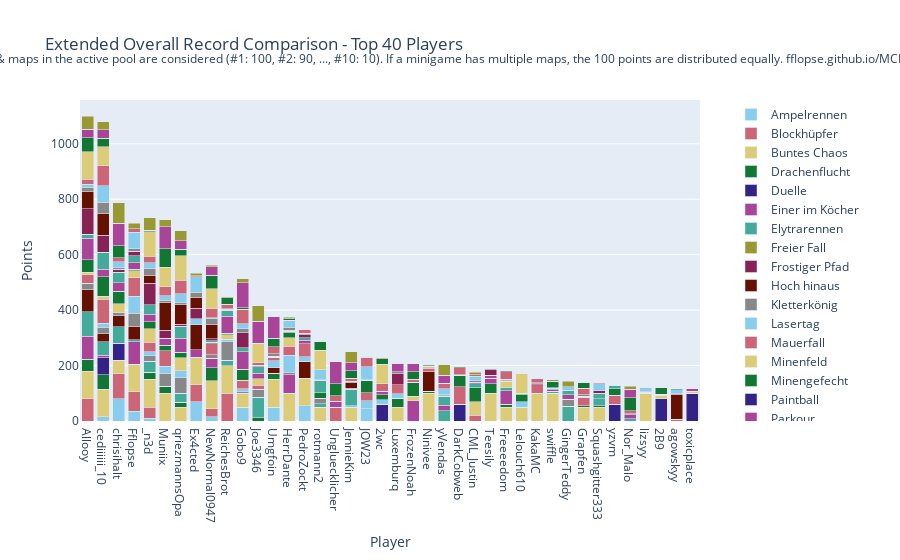

The notebook cell this image was saved under:
### Code cell
import plotly.graph_objects as go

# Sum all columns to get the total score
outDf['Total'] = outDf.sum(axis=1)

# Sort by total score and fill N/A values with 0
outDf = outDf.sort_values(by='Total', ascending=False).fillna(0)

# Crop to top 10 players
cropDf = outDf.head(40).copy()

# Drop the 'Total' column for plotting
cropDf = cropDf.drop(columns=['Total'])

# Create a color palette
color_palette = px.colors.qualitative.Safe

# Create the stacked bar plot
fig = go.Figure()

cropDf = remove_duplicate_columns(cropDf)

for column in cropDf.columns.difference(['Player']):
    fig.add_trace(go.Bar(
        x=cropDf.index,
        y=cropDf[column],
        name=column,
        marker_color=color_palette[len(fig.data) % len(color_palette)]
    ))

# Update layout
fig.update_layout(
    barmode='stack',
    title='Extended Overall Record Comparison - Top 40 Players',
    xaxis=dict(title='Player'),
    yaxis=dict(title='Points'),
    #height=800,
    #width=1000,
    legend=dict(
        x=1.05,
        y=0.5,
        traceorder='normal',
        font=dict(size=12),
        bgcolor='rgba(255, 255, 255, 0)',
        bordercolor='rgba(0, 0, 0, 0)'
    ),
    margin=dict(r=200),  # Adjust right margin to make room for the legend
    annotations=[
        dict(
            x=0.5,
            y=1.1635,
            xref='paper',
            yref='paper',
            text='Max 100 points per minigame. Records #1 through #10 of games & maps in the active pool are considered (#1: 100, #2: 90, ..., #10: 10). If a minigame has multiple maps, the 100 points are distributed equally. fflopse.github.io/MCP-Records/data-analysis/global-ranking.ipynb',
            showarrow=False,
            font=dict(size=12),
            xanchor='center'
        )
    ]
)

fig.show()

# save the plot as an html file

fig.write_html('out/ext_overall_record_comparison.html')

### Figure 1 — Plotly figure (JSON) as saved in the notebook; plotly's stock layout.template omitted (floating-point values rounded to 4 significant figures)
{"data": [{"marker": {"color": "rgb(136, 204, 238)"}, "name": "Ampelrennen", "type": "bar", "x": ["Allooy", "cediiiiii_10", "chrisihalt", "Fflopse", "_n3d", "Muniix", "qriezmannsOpa", "Ex4cted", "NewNormal0947", "ReichesBrot", "Gobo9", "Joe3346", "Umgfoin", "HerrDante", "PedroZockt", "rotmann2", "Ungluecklicher", "JennieKim", "JOW23", "2wc", "Luxemburq", "FrozenNoah", "Ninivee", "yVendas", "DarkCobweb", "CML_Justin", "Teesily", "Freeeedom", "Lelouch610", "KakaMC", "swiffle", "GingerTeddy", "Grapfen", "Squashgitter333", "yzvm", "Nor_Malo", "lizsyy", "2B9", "agowskyy", "toxicplace"], "y": [0.0, 15.0, 80.0, 35.0, 10.0, 0.0, 0.0, 70.0, 15.0, 0.0, 50.0, 0.0, 50.0, 0.0, 55.0, 0.0, 0.0, 0.0, 45.0, 0.0, 0.0, 0.0, 0.0, 0.0, 0.0, 0.0, 0.0, 0.0, 0.0, 0.0, 0.0, 0.0, 0.0, 0.0, 0.0, 0.0, 0.0, 0.0, 0.0, 0.0]}, {"marker": {"color": "rgb(204, 102, 119)"}, "name": "Blockhüpfer", "type": "bar", "x": ["Allooy", "cediiiiii_10", "chrisihalt", "Fflopse", "_n3d", "Muniix", "qriezmannsOpa", "Ex4cted", "NewNormal0947", "ReichesBrot", "Gobo9", "Joe3346", "Umgfoin", "HerrDante", "PedroZockt", "rotmann2", "Ungluecklicher", "JennieKim", "JOW23", "2wc", "Luxemburq", "FrozenNoah", "Ninivee", "yVendas", "DarkCobweb", "CML_Justin", "Teesily", "Freeeedom", "Lelouch610", "KakaMC", "swiffle", "GingerTeddy", "Grapfen", "Squashgitter333", "yzvm", "Nor_Malo", "lizsyy", "2B9", "agowskyy", "toxicplace"], "y": [80.0, 0.0, 90.0, 70.0, 40.0, 0.0, 0.0, 60.0, 30.0, 100.0, 0.0, 0.0, 0.0, 0.0, 0.0, 0.0, 50.0, 0.0, 0.0, 0.0, 0.0, 0.0, 0.0, 0.0, 0.0, 20.0, 0.0, 0.0, 0.0, 0.0, 0.0, 0.0, 0.0, 0.0, 0.0, 0.0, 0.0, 0.0, 0.0, 0.0]}, {"marker": {"color": "rgb(221, 204, 119)"}, "name": "Buntes Chaos", "type": "bar", "x": ["Allooy", "cediiiiii_10", "chrisihalt", "Fflopse", "_n3d", "Muniix", "qriezmannsOpa", "Ex4cted", "NewNormal0947", "ReichesBrot", "Gobo9", "Joe3346", "Umgfoin", "HerrDante", "PedroZockt", "rotmann2", "Ungluecklicher", "JennieKim", "JOW23", "2wc", "Luxemburq", "FrozenNoah", "Ninivee", "yVendas", "DarkCobweb", "CML_Justin", "Teesily", "Freeeedom", "Lelouch610", "KakaMC", "swiffle", "GingerTeddy", "Grapfen", "Squashgitter333", "yzvm", "Nor_Malo", "lizsyy", "2B9", "agowskyy", "toxicplace"], "y": [100.0, 100.0, 50.0, 100.0, 100.0, 100.0, 50.0, 100.0, 100.0, 100.0, 50.0, 0.0, 100.0, 100.0, 100.0, 50.0, 0.0, 50.0, 0.0, 0.0, 50.0, 0.0, 100.0, 0.0, 0.0, 50.0, 100.0, 50.0, 50.0, 100.0, 100.0, 0.0, 50.0, 50.0, 0.0, 0.0, 100.0, 0.0, 0.0, 0.0]}, {"marker": {"color": "rgb(17, 119, 51)"}, "name": "Drachenflucht", "type": "bar", "x": ["Allooy", "cediiiiii_10", "chrisihalt", "Fflopse", "_n3d", "Muniix", "qriezmannsOpa", "Ex4cted", "NewNormal0947", "ReichesBrot", "Gobo9", "Joe3346", "Umgfoin", "HerrDante", "PedroZockt", "rotmann2", "Ungluecklicher", "JennieKim", "JOW23", "2wc", "Luxemburq", "FrozenNoah", "Ninivee", "yVendas", "DarkCobweb", "CML_Justin", "Teesily", "Freeeedom", "Lelouch610", "KakaMC", "swiffle", "GingerTeddy", "Grapfen", "Squashgitter333", "yzvm", "Nor_Malo", "lizsyy", "2B9", "agowskyy", "toxicplace"], "y": [42.5, 52.5, 0.0, 0.0, 25.0, 25.0, 17.5, 0.0, 47.5, 0.0, 0.0, 12.5, 22.5, 0.0, 0.0, 0.0, 0.0, 0.0, 0.0, 0.0, 32.5, 0.0, 7.5, 0.0, 0.0, 50.0, 35.0, 10.0, 0.0, 0.0, 0.0, 0.0, 5.0, 5.0, 0.0, 0.0, 0.0, 0.0, 0.0, 0.0]}, {"marker": {"color": "rgb(51, 34, 136)"}, "name": "Duelle", "type": "bar", "x": ["Allooy", "cediiiiii_10", "chrisihalt", "Fflopse", "_n3d", "Muniix", "qriezmannsOpa", "Ex4cted", "NewNormal0947", "ReichesBrot", "Gobo9", "Joe3346", "Umgfoin", "HerrDante", "PedroZockt", "rotmann2", "Ungluecklicher", "JennieKim", "JOW23", "2wc", "Luxemburq", "FrozenNoah", "Ninivee", "yVendas", "DarkCobweb", "CML_Justin", "Teesily", "Freeeedom", "Lelouch610", "KakaMC", "swiffle", "GingerTeddy", "Grapfen", "Squashgitter333", "yzvm", "Nor_Malo", "lizsyy", "2B9", "agowskyy", "toxicplace"], "y": [0.0, 60.0, 60.0, 0.0, 0.0, 0.0, 0.0, 0.0, 0.0, 0.0, 0.0, 0.0, 0.0, 0.0, 0.0, 0.0, 0.0, 0.0, 0.0, 60.0, 0.0, 0.0, 0.0, 0.0, 60.0, 0.0, 0.0, 0.0, 0.0, 0.0, 0.0, 0.0, 0.0, 0.0, 60.0, 0.0, 0.0, 80.0, 0.0, 100.0]}, {"marker": {"color": "rgb(170, 68, 153)"}, "name": "Einer im Köcher", "type": "bar", "x": ["Allooy", "cediiiiii_10", "chrisihalt", "Fflopse", "_n3d", "Muniix", "qriezmannsOpa", "Ex4cted", "NewNormal0947", "ReichesBrot", "Gobo9", "Joe3346", "Umgfoin", "HerrDante", "PedroZockt", "rotmann2", "Ungluecklicher", "JennieKim", "JOW23", "2wc", "Luxemburq", "FrozenNoah", "Ninivee", "yVendas", "DarkCobweb", "CML_Justin", "Teesily", "Freeeedom", "Lelouch610", "KakaMC", "swiffle", "GingerTeddy", "Grapfen", "Squashgitter333", "yzvm", "Nor_Malo", "lizsyy", "2B9", "agowskyy", "toxicplace"], "y": [83.33, 10.0, 0.0, 80.0, 0.0, 0.0, 0.0, 26.67, 33.33, 0.0, 0.0, 0.0, 0.0, 66.67, 0.0, 0.0, 20.0, 0.0, 0.0, 0.0, 0.0, 73.33, 0.0, 0.0, 0.0, 0.0, 20.0, 50.0, 0.0, 0.0, 0.0, 0.0, 0.0, 0.0, 0.0, 0.0, 0.0, 0.0, 0.0, 0.0]}, {"marker": {"color": "rgb(68, 170, 153)"}, "name": "Elytrarennen", "type": "bar", "x": ["Allooy", "cediiiiii_10", "chrisihalt", "Fflopse", "_n3d", "Muniix", "qriezmannsOpa", "Ex4cted", "NewNormal0947", "ReichesBrot", "Gobo9", "Joe3346", "Umgfoin", "HerrDante", "PedroZockt", "rotmann2", "Ungluecklicher", "JennieKim", "JOW23", "2wc", "Luxemburq", "FrozenNoah", "Ninivee", "yVendas", "DarkCobweb", "CML_Justin", "Teesily", "Freeeedom", "Lelouch610", "KakaMC", "swiffle", "GingerTeddy", "Grapfen", "Squashgitter333", "yzvm", "Nor_Malo", "lizsyy", "2B9", "agowskyy", "toxicplace"], "y": [87.5, 47.5, 60.0, 7.5, 40.0, 0.0, 32.5, 0.0, 0.0, 20.0, 0.0, 72.5, 0.0, 0.0, 0.0, 12.5, 0.0, 0.0, 0.0, 0.0, 0.0, 0.0, 0.0, 37.5, 0.0, 15.0, 0.0, 10.0, 0.0, 0.0, 7.5, 52.5, 0.0, 25.0, 0.0, 7.5, 0.0, 0.0, 0.0, 0.0]}, {"marker": {"color": "rgb(153, 153, 51)"}, "name": "Freier Fall", "type": "bar", "x": ["Allooy", "cediiiiii_10", "chrisihalt", "Fflopse", "_n3d", "Muniix", "qriezmannsOpa", "Ex4cted", "NewNormal0947", "ReichesBrot", "Gobo9", "Joe3346", "Umgfoin", "HerrDante", "PedroZockt", "rotmann2", "Ungluecklicher", "JennieKim", "JOW23", "2wc", "Luxemburq", "FrozenNoah", "Ninivee", "yVendas", "DarkCobweb", "CML_Justin", "Teesily", "Freeeedom", "Lelouch610", "KakaMC", "swiffle", "GingerTeddy", "Grapfen", "Squashgitter333", "yzvm", "Nor_Malo", "lizsyy", "2B9", "agowskyy", "toxicplace"], "y": [0.0, 0.0, 0.0, 0.0, 0.0, 0.0, 0.0, 0.0, 0.0, 0.0, 0.0, 0.0, 0.0, 0.0, 0.0, 0.0, 0.0, 0.0, 0.0, 0.0, 0.0, 0.0, 0.0, 0.0, 0.0, 0.0, 0.0, 0.0, 0.0, 0.0, 0.0, 0.0, 0.0, 0.0, 0.0, 0.0, 0.0, 0.0, 0.0, 0.0]}, {"marker": {"color": "rgb(136, 34, 85)"}, "name": "Frostiger Pfad", "type": "bar", "x": ["Allooy", "cediiiiii_10", "chrisihalt", "Fflopse", "_n3d", "Muniix", "qriezmannsOpa", "Ex4cted", "NewNormal0947", "ReichesBrot", "Gobo9", "Joe3346", "Umgfoin", "HerrDante", "PedroZockt", "rotmann2", "Ungluecklicher", "JennieKim", "JOW23", "2wc", "Luxemburq", "FrozenNoah", "Ninivee", "yVendas", "DarkCobweb", "CML_Justin", "Teesily", "Freeeedom", "Lelouch610", "KakaMC", "swiffle", "GingerTeddy", "Grapfen", "Squashgitter333", "yzvm", "Nor_Malo", "lizsyy", "2B9", "agowskyy", "toxicplace"], "y": [0.0, 0.0, 0.0, 0.0, 0.0, 0.0, 0.0, 0.0, 0.0, 0.0, 0.0, 0.0, 0.0, 0.0, 0.0, 0.0, 0.0, 0.0, 0.0, 0.0, 0.0, 0.0, 0.0, 0.0, 0.0, 0.0, 0.0, 0.0, 0.0, 0.0, 0.0, 0.0, 0.0, 0.0, 0.0, 0.0, 0.0, 0.0, 0.0, 0.0]}, {"marker": {"color": "rgb(102, 17, 0)"}, "name": "Hoch hinaus", "type": "bar", "x": ["Allooy", "cediiiiii_10", "chrisihalt", "Fflopse", "_n3d", "Muniix", "qriezmannsOpa", "Ex4cted", "NewNormal0947", "ReichesBrot", "Gobo9", "Joe3346", "Umgfoin", "HerrDante", "PedroZockt", "rotmann2", "Ungluecklicher", "JennieKim", "JOW23", "2wc", "Luxemburq", "FrozenNoah", "Ninivee", "yVendas", "DarkCobweb", "CML_Justin", "Teesily", "Freeeedom", "Lelouch610", "KakaMC", "swiffle", "GingerTeddy", "Grapfen", "Squashgitter333", "yzvm", "Nor_Malo", "lizsyy", "2B9", "agowskyy", "toxicplace"], "y": [80.0, 30.0, 40.0, 50.0, 0.0, 0.0, 0.0, 90.0, 0.0, 0.0, 0.0, 0.0, 20.0, 0.0, 60.0, 0.0, 0.0, 0.0, 0.0, 0.0, 0.0, 0.0, 70.0, 0.0, 0.0, 0.0, 0.0, 0.0, 0.0, 0.0, 0.0, 0.0, 0.0, 0.0, 0.0, 0.0, 0.0, 0.0, 0.0, 0.0]}, {"marker": {"color": "rgb(136, 136, 136)"}, "name": "Kletterkönig", "type": "bar", "x": ["Allooy", "cediiiiii_10", "chrisihalt", "Fflopse", "_n3d", "Muniix", "qriezmannsOpa", "Ex4cted", "NewNormal0947", "ReichesBrot", "Gobo9", "Joe3346", "Umgfoin", "HerrDante", "PedroZockt", "rotmann2", "Ungluecklicher", "JennieKim", "JOW23", "2wc", "Luxemburq", "FrozenNoah", "Ninivee", "yVendas", "DarkCobweb", "CML_Justin", "Teesily", "Freeeedom", "Lelouch610", "KakaMC", "swiffle", "GingerTeddy", "Grapfen", "Squashgitter333", "yzvm", "Nor_Malo", "lizsyy", "2B9", "agowskyy", "toxicplace"], "y": [23.33, 23.33, 10.0, 46.67, 20.0, 46.67, 56.67, 0.0, 13.33, 66.67, 6.667, 30.0, 0.0, 10.0, 0.0, 20.0, 0.0, 0.0, 0.0, 0.0, 0.0, 0.0, 0.0, 0.0, 0.0, 0.0, 0.0, 0.0, 0.0, 0.0, 0.0, 26.67, 0.0, 0.0, 0.0, 0.0, 0.0, 0.0, 0.0, 0.0]}, {"marker": {"color": "rgb(136, 204, 238)"}, "name": "Lasertag", "type": "bar", "x": ["Allooy", "cediiiiii_10", "chrisihalt", "Fflopse", "_n3d", "Muniix", "qriezmannsOpa", "Ex4cted", "NewNormal0947", "ReichesBrot", "Gobo9", "Joe3346", "Umgfoin", "HerrDante", "PedroZockt", "rotmann2", "Ungluecklicher", "JennieKim", "JOW23", "2wc", "Luxemburq", "FrozenNoah", "Ninivee", "yVendas", "DarkCobweb", "CML_Justin", "Teesily", "Freeeedom", "Lelouch610", "KakaMC", "swiffle", "GingerTeddy", "Grapfen", "Squashgitter333", "yzvm", "Nor_Malo", "lizsyy", "2B9", "agowskyy", "toxicplace"], "y": [0.0, 15.0, 0.0, 60.0, 15.0, 25.0, 25.0, 22.5, 0.0, 7.5, 10.0, 0.0, 25.0, 60.0, 17.5, 0.0, 0.0, 5.0, 27.5, 17.5, 15.0, 0.0, 0.0, 0.0, 0.0, 0.0, 0.0, 0.0, 20.0, 0.0, 0.0, 0.0, 0.0, 0.0, 0.0, 0.0, 0.0, 0.0, 0.0, 0.0]}, {"marker": {"color": "rgb(204, 102, 119)"}, "name": "Mauerfall", "type": "bar", "x": ["Allooy", "cediiiiii_10", "chrisihalt", "Fflopse", "_n3d", "Muniix", "qriezmannsOpa", "Ex4cted", "NewNormal0947", "ReichesBrot", "Gobo9", "Joe3346", "Umgfoin", "HerrDante", "PedroZockt", "rotmann2", "Ungluecklicher", "JennieKim", "JOW23", "2wc", "Luxemburq", "FrozenNoah", "Ninivee", "yVendas", "DarkCobweb", "CML_Justin", "Teesily", "Freeeedom", "Lelouch610", "KakaMC", "swiffle", "GingerTeddy", "Grapfen", "Squashgitter333", "yzvm", "Nor_Malo", "lizsyy", "2B9", "agowskyy", "toxicplace"], "y": [30.0, 86.67, 0.0, 66.67, 33.33, 56.67, 0.0, 0.0, 40.0, 0.0, 30.0, 13.33, 13.33, 33.33, 46.67, 0.0, 0.0, 0.0, 30.0, 0.0, 33.33, 0.0, 13.33, 0.0, 63.33, 0.0, 0.0, 0.0, 0.0, 30.0, 0.0, 0.0, 30.0, 0.0, 33.33, 0.0, 0.0, 0.0, 6.667, 0.0]}, {"marker": {"color": "rgb(221, 204, 119)"}, "name": "Minenfeld", "type": "bar", "x": ["Allooy", "cediiiiii_10", "chrisihalt", "Fflopse", "_n3d", "Muniix", "qriezmannsOpa", "Ex4cted", "NewNormal0947", "ReichesBrot", "Gobo9", "Joe3346", "Umgfoin", "HerrDante", "PedroZockt", "rotmann2", "Ungluecklicher", "JennieKim", "JOW23", "2wc", "Luxemburq", "FrozenNoah", "Ninivee", "yVendas", "DarkCobweb", "CML_Justin", "Teesily", "Freeeedom", "Lelouch610", "KakaMC", "swiffle", "GingerTeddy", "Grapfen", "Squashgitter333", "yzvm", "Nor_Malo", "lizsyy", "2B9", "agowskyy", "toxicplace"], "y": [10.0, 10.0, 33.33, 26.67, 50.0, 0.0, 46.67, 0.0, 0.0, 16.67, 0.0, 23.33, 0.0, 30.0, 0.0, 0.0, 0.0, 0.0, 0.0, 0.0, 0.0, 16.67, 6.667, 0.0, 0.0, 0.0, 0.0, 23.33, 0.0, 0.0, 0.0, 0.0, 0.0, 0.0, 0.0, 0.0, 0.0, 13.33, 0.0, 6.667]}, {"marker": {"color": "rgb(17, 119, 51)"}, "name": "Minengefecht", "type": "bar", "x": ["Allooy", "cediiiiii_10", "chrisihalt", "Fflopse", "_n3d", "Muniix", "qriezmannsOpa", "Ex4cted", "NewNormal0947", "ReichesBrot", "Gobo9", "Joe3346", "Umgfoin", "HerrDante", "PedroZockt", "rotmann2", "Ungluecklicher", "JennieKim", "JOW23", "2wc", "Luxemburq", "FrozenNoah", "Ninivee", "yVendas", "DarkCobweb", "CML_Justin", "Teesily", "Freeeedom", "Lelouch610", "KakaMC", "swiffle", "GingerTeddy", "Grapfen", "Squashgitter333", "yzvm", "Nor_Malo", "lizsyy", "2B9", "agowskyy", "toxicplace"], "y": [45.0, 70.0, 45.0, 5.0, 25.0, 20.0, 20.0, 0.0, 5.0, 5.0, 40.0, 0.0, 0.0, 17.5, 0.0, 20.0, 0.0, 0.0, 45.0, 17.5, 0.0, 47.5, 0.0, 0.0, 42.5, 0.0, 0.0, 0.0, 25.0, 0.0, 0.0, 0.0, 5.0, 0.0, 22.5, 0.0, 0.0, 0.0, 0.0, 0.0]}, {"marker": {"color": "rgb(51, 34, 136)"}, "name": "Paintball", "type": "bar", "x": ["Allooy", "cediiiiii_10", "chrisihalt", "Fflopse", "_n3d", "Muniix", "qriezmannsOpa", "Ex4cted", "NewNormal0947", "ReichesBrot", "Gobo9", "Joe3346", "Umgfoin", "HerrDante", "PedroZockt", "rotmann2", "Ungluecklicher", "JennieKim", "JOW23", "2wc", "Luxemburq", "FrozenNoah", "Ninivee", "yVendas", "DarkCobweb", "CML_Justin", "Teesily", "Freeeedom", "Lelouch610", "KakaMC", "swiffle", "GingerTeddy", "Grapfen", "Squashgitter333", "yzvm", "Nor_Malo", "lizsyy", "2B9", "agowskyy", "toxicplace"], "y": [0.0, 0.0, 0.0, 0.0, 0.0, 0.0, 0.0, 0.0, 0.0, 0.0, 0.0, 0.0, 0.0, 0.0, 0.0, 0.0, 0.0, 0.0, 0.0, 0.0, 0.0, 0.0, 0.0, 0.0, 0.0, 0.0, 0.0, 0.0, 0.0, 0.0, 0.0, 0.0, 0.0, 0.0, 0.0, 0.0, 0.0, 0.0, 0.0, 0.0]}, {"marker": {"color": "rgb(170, 68, 153)"}, "name": "Parkour", "type": "bar", "x": ["Allooy", "cediiiiii_10", "chrisihalt", "Fflopse", "_n3d", "Muniix", "qriezmannsOpa", "Ex4cted", "NewNormal0947", "ReichesBrot", "Gobo9", "Joe3346", "Umgfoin", "HerrDante", "PedroZockt", "rotmann2", "Ungluecklicher", "JennieKim", "JOW23", "2wc", "Luxemburq", "FrozenNoah", "Ninivee", "yVendas", "DarkCobweb", "CML_Justin", "Teesily", "Freeeedom", "Lelouch610", "KakaMC", "swiffle", "GingerTeddy", "Grapfen", "Squashgitter333", "yzvm", "Nor_Malo", "lizsyy", "2B9", "agowskyy", "toxicplace"], "y": [77.5, 27.5, 30.0, 22.5, 27.5, 25.0, 50.0, 0.0, 0.0, 62.5, 62.5, 20.0, 0.0, 0.0, 12.5, 0.0, 0.0, 0.0, 0.0, 12.5, 0.0, 0.0, 0.0, 20.0, 0.0, 0.0, 10.0, 0.0, 0.0, 0.0, 5.0, 15.0, 0.0, 0.0, 0.0, 15.0, 0.0, 0.0, 0.0, 10.0]}, {"marker": {"color": "rgb(68, 170, 153)"}, "name": "Pferderennen", "type": "bar", "x": ["Allooy", "cediiiiii_10", "chrisihalt", "Fflopse", "_n3d", "Muniix", "qriezmannsOpa", "Ex4cted", "NewNormal0947", "ReichesBrot", "Gobo9", "Joe3346", "Umgfoin", "HerrDante", "PedroZockt", "rotmann2", "Ungluecklicher", "JennieKim", "JOW23", "2wc", "Luxemburq", "FrozenNoah", "Ninivee", "yVendas", "DarkCobweb", "CML_Justin", "Teesily", "Freeeedom", "Lelouch610", "KakaMC", "swiffle", "GingerTeddy", "Grapfen", "Squashgitter333", "yzvm", "Nor_Malo", "lizsyy", "2B9", "agowskyy", "toxicplace"], "y": [15.0, 61.67, 38.33, 26.67, 33.33, 0.0, 43.33, 0.0, 5.0, 21.67, 15.0, 23.33, 3.333, 6.667, 8.333, 43.33, 0.0, 60.0, 0.0, 0.0, 0.0, 0.0, 0.0, 31.67, 0.0, 0.0, 0.0, 0.0, 3.333, 0.0, 3.333, 15.0, 0.0, 20.0, 13.33, 0.0, 3.333, 0.0, 0.0, 0.0]}, {"marker": {"color": "rgb(153, 153, 51)"}, "name": "Reihenfolge", "type": "bar", "x": ["Allooy", "cediiiiii_10", "chrisihalt", "Fflopse", "_n3d", "Muniix", "qriezmannsOpa", "Ex4cted", "NewNormal0947", "ReichesBrot", "Gobo9", "Joe3346", "Umgfoin", "HerrDante", "PedroZockt", "rotmann2", "Ungluecklicher", "JennieKim", "JOW23", "2wc", "Luxemburq", "FrozenNoah", "Ninivee", "yVendas", "DarkCobweb", "CML_Justin", "Teesily", "Freeeedom", "Lelouch610", "KakaMC", "swiffle", "GingerTeddy", "Grapfen", "Squashgitter333", "yzvm", "Nor_Malo", "lizsyy", "2B9", "agowskyy", "toxicplace"], "y": [0.0, 0.0, 0.0, 0.0, 0.0, 0.0, 0.0, 0.0, 0.0, 0.0, 0.0, 0.0, 0.0, 0.0, 0.0, 0.0, 0.0, 0.0, 0.0, 0.0, 0.0, 0.0, 0.0, 0.0, 0.0, 0.0, 0.0, 0.0, 0.0, 0.0, 0.0, 0.0, 0.0, 0.0, 0.0, 0.0, 0.0, 0.0, 0.0, 0.0]}, {"marker": {"color": "rgb(136, 34, 85)"}, "name": "Replika", "type": "bar", "x": ["Allooy", "cediiiiii_10", "chrisihalt", "Fflopse", "_n3d", "Muniix", "qriezmannsOpa", "Ex4cted", "NewNormal0947", "ReichesBrot", "Gobo9", "Joe3346", "Umgfoin", "HerrDante", "PedroZockt", "rotmann2", "Ungluecklicher", "JennieKim", "JOW23", "2wc", "Luxemburq", "FrozenNoah", "Ninivee", "yVendas", "DarkCobweb", "CML_Justin", "Teesily", "Freeeedom", "Lelouch610", "KakaMC", "swiffle", "GingerTeddy", "Grapfen", "Squashgitter333", "yzvm", "Nor_Malo", "lizsyy", "2B9", "agowskyy", "toxicplace"], "y": [92.2, 60.59, 11.1, 15.34, 76.95, 28.47, 8.051, 37.46, 7.373, 3.051, 53.73, 0.7627, 0.0, 3.305, 11.27, 0.678, 0.2542, 2.373, 0.5085, 0.4237, 38.81, 0.0, 0.0, 2.203, 0.0, 4.068, 19.15, 1.102, 0.8475, 4.576, 1.525, 0.2542, 0.0, 8.898, 0.0, 0.0, 0.9322, 0.0, 0.0, 0.0]}, {"marker": {"color": "rgb(102, 17, 0)"}, "name": "Runterpurzeln", "type": "bar", "x": ["Allooy", "cediiiiii_10", "chrisihalt", "Fflopse", "_n3d", "Muniix", "qriezmannsOpa", "Ex4cted", "NewNormal0947", "ReichesBrot", "Gobo9", "Joe3346", "Umgfoin", "HerrDante", "PedroZockt", "rotmann2", "Ungluecklicher", "JennieKim", "JOW23", "2wc", "Luxemburq", "FrozenNoah", "Ninivee", "yVendas", "DarkCobweb", "CML_Justin", "Teesily", "Freeeedom", "Lelouch610", "KakaMC", "swiffle", "GingerTeddy", "Grapfen", "Squashgitter333", "yzvm", "Nor_Malo", "lizsyy", "2B9", "agowskyy", "toxicplace"], "y": [60.0, 80.0, 0.0, 0.0, 30.0, 100.0, 70.0, 40.0, 50.0, 0.0, 0.0, 0.0, 0.0, 0.0, 0.0, 0.0, 0.0, 20.0, 0.0, 0.0, 0.0, 0.0, 0.0, 0.0, 0.0, 0.0, 0.0, 0.0, 0.0, 0.0, 0.0, 0.0, 0.0, 0.0, 0.0, 0.0, 0.0, 0.0, 90.0, 0.0]}, {"marker": {"color": "rgb(136, 136, 136)"}, "name": "Sammelwahn", "type": "bar", "x": ["Allooy", "cediiiiii_10", "chrisihalt", "Fflopse", "_n3d", "Muniix", "qriezmannsOpa", "Ex4cted", "NewNormal0947", "ReichesBrot", "Gobo9", "Joe3346", "Umgfoin", "HerrDante", "PedroZockt", "rotmann2", "Ungluecklicher", "JennieKim", "JOW23", "2wc", "Luxemburq", "FrozenNoah", "Ninivee", "yVendas", "DarkCobweb", "CML_Justin", "Teesily", "Freeeedom", "Lelouch610", "KakaMC", "swiffle", "GingerTeddy", "Grapfen", "Squashgitter333", "yzvm", "Nor_Malo", "lizsyy", "2B9", "agowskyy", "toxicplace"], "y": [17.21, 38.6, 4.419, 8.837, 23.95, 7.907, 6.279, 16.98, 21.4, 2.093, 15.12, 4.651, 8.837, 10.7, 4.651, 3.953, 0.9302, 6.047, 0.4651, 0.0, 8.837, 2.326, 1.395, 4.186, 1.395, 6.977, 6.047, 6.977, 0.4651, 2.558, 2.791, 1.628, 4.419, 0.0, 0.0, 3.953, 2.791, 2.326, 1.86, 0.0]}, {"marker": {"color": "rgb(136, 204, 238)"}, "name": "Schießstand", "type": "bar", "x": ["Allooy", "cediiiiii_10", "chrisihalt", "Fflopse", "_n3d", "Muniix", "qriezmannsOpa", "Ex4cted", "NewNormal0947", "ReichesBrot", "Gobo9", "Joe3346", "Umgfoin", "HerrDante", "PedroZockt", "rotmann2", "Ungluecklicher", "JennieKim", "JOW23", "2wc", "Luxemburq", "FrozenNoah", "Ninivee", "yVendas", "DarkCobweb", "CML_Justin", "Teesily", "Freeeedom", "Lelouch610", "KakaMC", "swiffle", "GingerTeddy", "Grapfen", "Squashgitter333", "yzvm", "Nor_Malo", "lizsyy", "2B9", "agowskyy", "toxicplace"], "y": [10.0, 60.0, 22.5, 60.0, 20.0, 17.5, 32.5, 57.5, 5.0, 0.0, 17.5, 0.0, 0.0, 25.0, 0.0, 35.0, 0.0, 0.0, 47.5, 0.0, 0.0, 0.0, 0.0, 20.0, 0.0, 15.0, 0.0, 0.0, 0.0, 0.0, 0.0, 12.5, 0.0, 25.0, 0.0, 0.0, 15.0, 0.0, 15.0, 0.0]}, {"marker": {"color": "rgb(204, 102, 119)"}, "name": "Skywars", "type": "bar", "x": ["Allooy", "cediiiiii_10", "chrisihalt", "Fflopse", "_n3d", "Muniix", "qriezmannsOpa", "Ex4cted", "NewNormal0947", "ReichesBrot", "Gobo9", "Joe3346", "Umgfoin", "HerrDante", "PedroZockt", "rotmann2", "Ungluecklicher", "JennieKim", "JOW23", "2wc", "Luxemburq", "FrozenNoah", "Ninivee", "yVendas", "DarkCobweb", "CML_Justin", "Teesily", "Freeeedom", "Lelouch610", "KakaMC", "swiffle", "GingerTeddy", "Grapfen", "Squashgitter333", "yzvm", "Nor_Malo", "lizsyy", "2B9", "agowskyy", "toxicplace"], "y": [18.33, 71.67, 13.33, 13.33, 23.33, 31.67, 48.33, 3.333, 33.33, 16.67, 53.33, 10.0, 25.0, 0.0, 13.33, 0.0, 20.0, 10.0, 33.33, 26.67, 0.0, 10.0, 0.0, 20.0, 25.0, 6.667, 0.0, 26.67, 0.0, 16.67, 0.0, 0.0, 23.33, 3.333, 0.0, 10.0, 0.0, 0.0, 0.0, 0.0]}, {"marker": {"color": "rgb(221, 204, 119)"}, "name": "Spleef", "type": "bar", "x": ["Allooy", "cediiiiii_10", "chrisihalt", "Fflopse", "_n3d", "Muniix", "qriezmannsOpa", "Ex4cted", "NewNormal0947", "ReichesBrot", "Gobo9", "Joe3346", "Umgfoin", "HerrDante", "PedroZockt", "rotmann2", "Ungluecklicher", "JennieKim", "JOW23", "2wc", "Luxemburq", "FrozenNoah", "Ninivee", "yVendas", "DarkCobweb", "CML_Justin", "Teesily", "Freeeedom", "Lelouch610", "KakaMC", "swiffle", "GingerTeddy", "Grapfen", "Squashgitter333", "yzvm", "Nor_Malo", "lizsyy", "2B9", "agowskyy", "toxicplace"], "y": [100.0, 70.0, 0.0, 0.0, 90.0, 70.0, 90.0, 0.0, 70.0, 0.0, 0.0, 70.0, 0.0, 0.0, 0.0, 70.0, 0.0, 0.0, 0.0, 70.0, 0.0, 0.0, 0.0, 0.0, 0.0, 0.0, 0.0, 0.0, 70.0, 0.0, 0.0, 0.0, 0.0, 0.0, 0.0, 0.0, 0.0, 0.0, 0.0, 0.0]}, {"marker": {"color": "rgb(17, 119, 51)"}, "name": "Survivalgames", "type": "bar", "x": ["Allooy", "cediiiiii_10", "chrisihalt", "Fflopse", "_n3d", "Muniix", "qriezmannsOpa", "Ex4cted", "NewNormal0947", "ReichesBrot", "Gobo9", "Joe3346", "Umgfoin", "HerrDante", "PedroZockt", "rotmann2", "Ungluecklicher", "JennieKim", "JOW23", "2wc", "Luxemburq", "FrozenNoah", "Ninivee", "yVendas", "DarkCobweb", "CML_Justin", "Teesily", "Freeeedom", "Lelouch610", "KakaMC", "swiffle", "GingerTeddy", "Grapfen", "Squashgitter333", "yzvm", "Nor_Malo", "lizsyy", "2B9", "agowskyy", "toxicplace"], "y": [50.0, 30.0, 45.0, 0.0, 5.0, 67.5, 22.5, 0.0, 50.0, 22.5, 5.0, 0.0, 30.0, 5.0, 0.0, 30.0, 42.5, 27.5, 5.0, 20.0, 0.0, 27.5, 5.0, 0.0, 5.0, 0.0, 0.0, 5.0, 0.0, 0.0, 22.5, 0.0, 20.0, 0.0, 0.0, 47.5, 0.0, 25.0, 5.0, 0.0]}, {"marker": {"color": "rgb(51, 34, 136)"}, "name": "Todeswürfel", "type": "bar", "x": ["Allooy", "cediiiiii_10", "chrisihalt", "Fflopse", "_n3d", "Muniix", "qriezmannsOpa", "Ex4cted", "NewNormal0947", "ReichesBrot", "Gobo9", "Joe3346", "Umgfoin", "HerrDante", "PedroZockt", "rotmann2", "Ungluecklicher", "JennieKim", "JOW23", "2wc", "Luxemburq", "FrozenNoah", "Ninivee", "yVendas", "DarkCobweb", "CML_Justin", "Teesily", "Freeeedom", "Lelouch610", "KakaMC", "swiffle", "GingerTeddy", "Grapfen", "Squashgitter333", "yzvm", "Nor_Malo", "lizsyy", "2B9", "agowskyy", "toxicplace"], "y": [0.0, 0.0, 0.0, 0.0, 0.0, 0.0, 0.0, 0.0, 0.0, 0.0, 0.0, 0.0, 0.0, 0.0, 0.0, 0.0, 0.0, 0.0, 0.0, 0.0, 0.0, 0.0, 0.0, 0.0, 0.0, 0.0, 0.0, 0.0, 0.0, 0.0, 0.0, 0.0, 0.0, 0.0, 0.0, 0.0, 0.0, 0.0, 0.0, 0.0]}, {"marker": {"color": "rgb(170, 68, 153)"}, "name": "Turmroulette", "type": "bar", "x": ["Allooy", "cediiiiii_10", "chrisihalt", "Fflopse", "_n3d", "Muniix", "qriezmannsOpa", "Ex4cted", "NewNormal0947", "ReichesBrot", "Gobo9", "Joe3346", "Umgfoin", "HerrDante", "PedroZockt", "rotmann2", "Ungluecklicher", "JennieKim", "JOW23", "2wc", "Luxemburq", "FrozenNoah", "Ninivee", "yVendas", "DarkCobweb", "CML_Justin", "Teesily", "Freeeedom", "Lelouch610", "KakaMC", "swiffle", "GingerTeddy", "Grapfen", "Squashgitter333", "yzvm", "Nor_Malo", "lizsyy", "2B9", "agowskyy", "toxicplace"], "y": [30.0, 30.0, 80.0, 0.0, 0.0, 80.0, 30.0, 0.0, 30.0, 0.0, 90.0, 80.0, 80.0, 0.0, 0.0, 0.0, 80.0, 30.0, 0.0, 0.0, 30.0, 30.0, 0.0, 30.0, 0.0, 0.0, 0.0, 0.0, 0.0, 0.0, 0.0, 0.0, 0.0, 0.0, 0.0, 30.0, 0.0, 0.0, 0.0, 0.0]}, {"marker": {"color": "rgb(68, 170, 153)"}, "name": "Waffenfolge", "type": "bar", "x": ["Allooy", "cediiiiii_10", "chrisihalt", "Fflopse", "_n3d", "Muniix", "qriezmannsOpa", "Ex4cted", "NewNormal0947", "ReichesBrot", "Gobo9", "Joe3346", "Umgfoin", "HerrDante", "PedroZockt", "rotmann2", "Ungluecklicher", "JennieKim", "JOW23", "2wc", "Luxemburq", "FrozenNoah", "Ninivee", "yVendas", "DarkCobweb", "CML_Justin", "Teesily", "Freeeedom", "Lelouch610", "KakaMC", "swiffle", "GingerTeddy", "Grapfen", "Squashgitter333", "yzvm", "Nor_Malo", "lizsyy", "2B9", "agowskyy", "toxicplace"], "y": [0.0, 0.0, 0.0, 0.0, 0.0, 0.0, 0.0, 0.0, 0.0, 0.0, 0.0, 0.0, 0.0, 0.0, 0.0, 0.0, 0.0, 0.0, 0.0, 0.0, 0.0, 0.0, 0.0, 0.0, 0.0, 0.0, 0.0, 0.0, 0.0, 0.0, 0.0, 0.0, 0.0, 0.0, 0.0, 0.0, 0.0, 0.0, 0.0, 0.0]}, {"marker": {"color": "rgb(153, 153, 51)"}, "name": "Wettrennen", "type": "bar", "x": ["Allooy", "cediiiiii_10", "chrisihalt", "Fflopse", "_n3d", "Muniix", "qriezmannsOpa", "Ex4cted", "NewNormal0947", "ReichesBrot", "Gobo9", "Joe3346", "Umgfoin", "HerrDante", "PedroZockt", "rotmann2", "Ungluecklicher", "JennieKim", "JOW23", "2wc", "Luxemburq", "FrozenNoah", "Ninivee", "yVendas", "DarkCobweb", "CML_Justin", "Teesily", "Freeeedom", "Lelouch610", "KakaMC", "swiffle", "GingerTeddy", "Grapfen", "Squashgitter333", "yzvm", "Nor_Malo", "lizsyy", "2B9", "agowskyy", "toxicplace"], "y": [48.0, 30.0, 74.0, 20.0, 44.0, 24.0, 36.0, 8.0, 6.0, 4.0, 14.0, 56.0, 0.0, 6.0, 0.0, 0.0, 0.0, 38.0, 0.0, 4.0, 0.0, 0.0, 0.0, 38.0, 0.0, 8.0, 0.0, 0.0, 0.0, 0.0, 6.0, 20.0, 0.0, 0.0, 0.0, 12.0, 0.0, 0.0, 0.0, 0.0]}], "layout": {"annotations": [{"font": {"size": 12}, "showarrow": false, "text": "Max 100 points per minigame. Records #1 through #10 of games & maps in the active pool are considered (#1: 100, #2: 90, ..., #10: 10). If a minigame has multiple maps, the 100 points are distributed equally. fflopse.github.io/MCP-Records/data-analysis/global-ranking.ipynb", "x": 0.5, "xanchor": "center", "xref": "paper", "y": 1.163, "yref": "paper"}], "barmode": "stack", "legend": {"bgcolor": "rgba(255, 255, 255, 0)", "bordercolor": "rgba(0, 0, 0, 0)", "font": {"size": 12}, "traceorder": "normal", "x": 1.05, "y": 0.5}, "margin": {"r": 200}, "title": {"text": "Extended Overall Record Comparison - Top 40 Players"}, "xaxis": {"title": {"text": "Player"}}, "yaxis": {"title": {"text": "Points"}}}}
